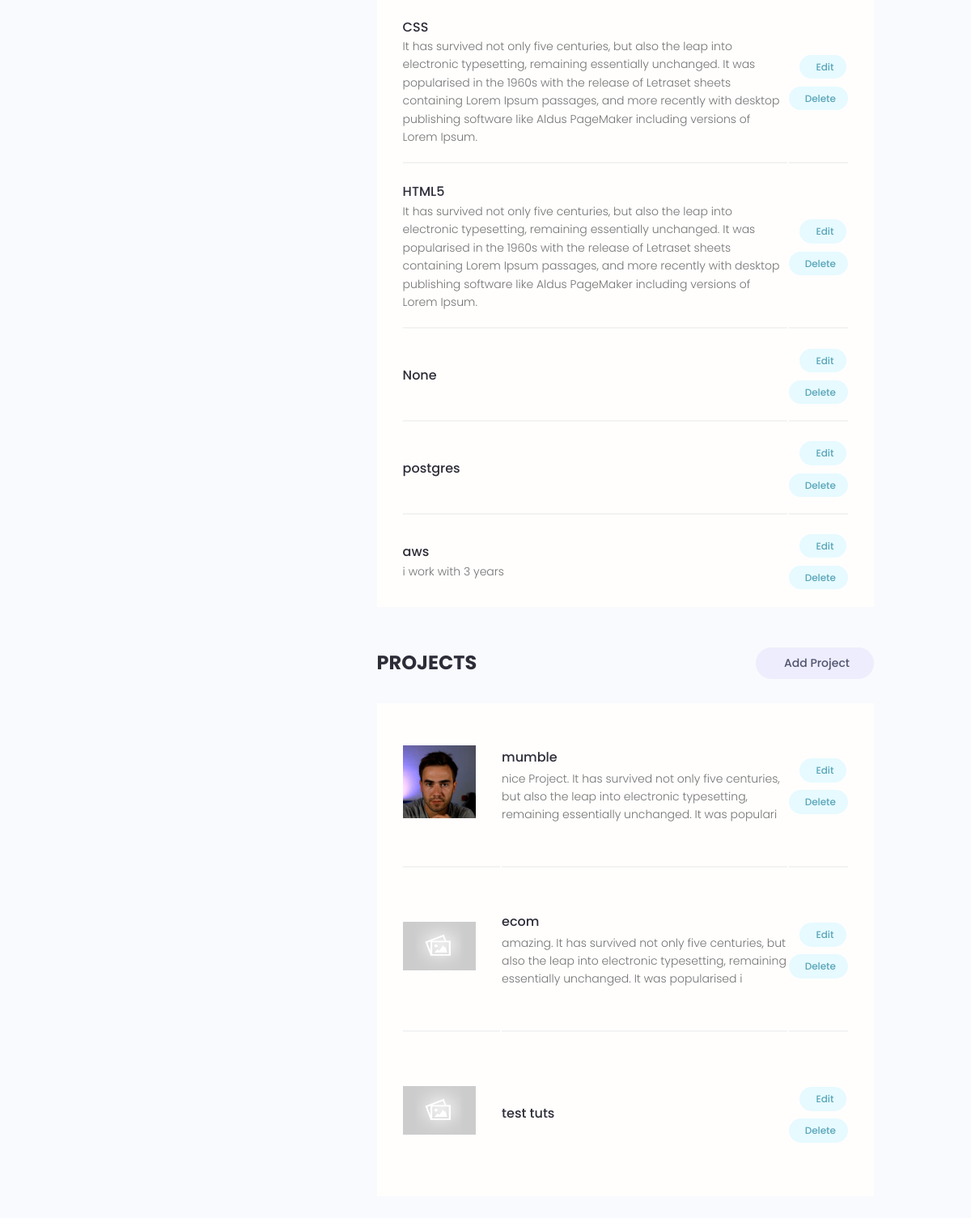
Before: /account/ (signed in, lower part) with the older database file.
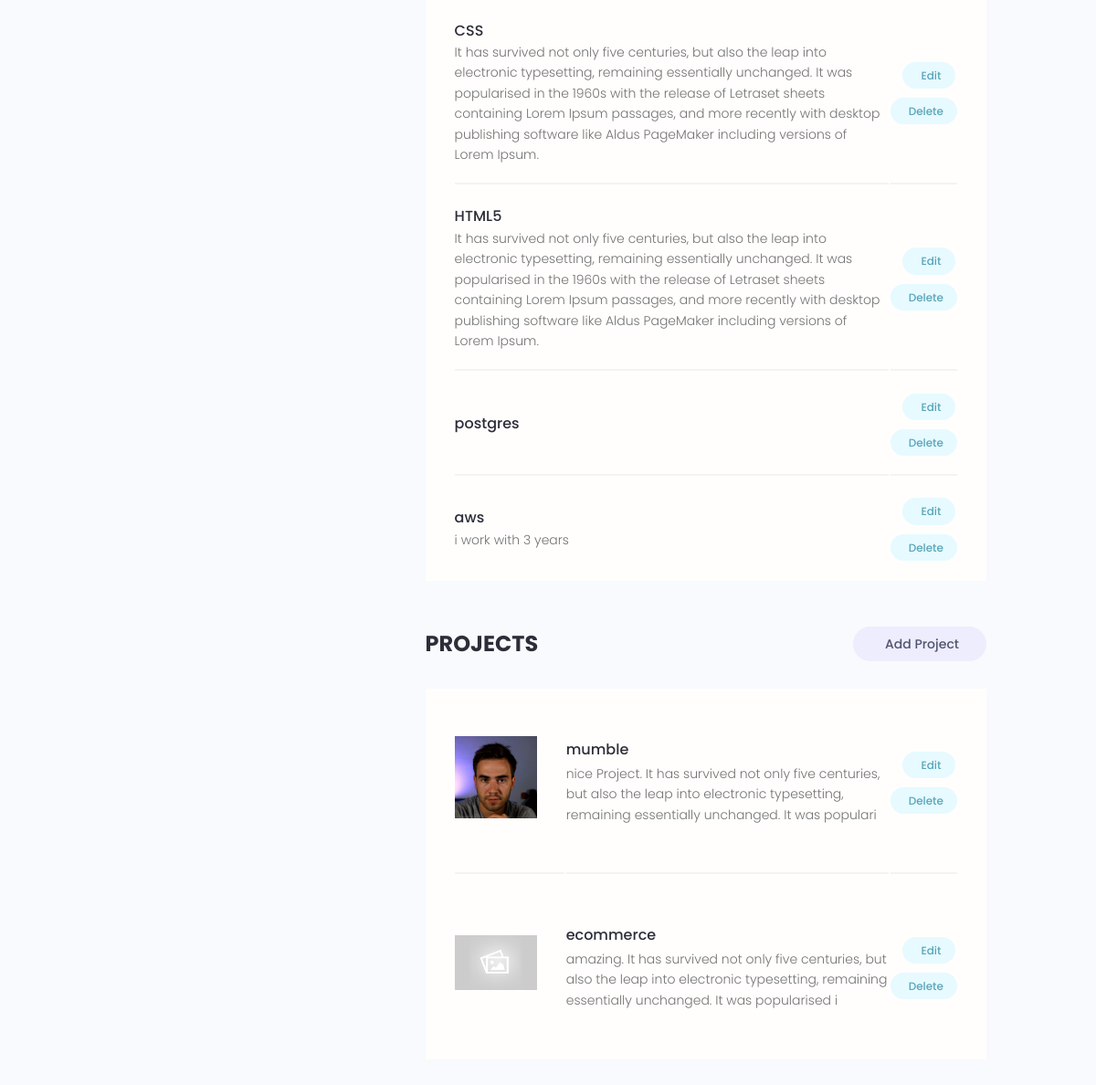
After: the same page with the newer database file.
### users/models.py (models this page shows, shortened)
class Skill(models.Model):
    owner = models.ForeignKey(Profile, on_delete=models.CASCADE, null=True, blank=True)
    name = models.CharField(max_length=200, blank=True, null=True)
    description = models.TextField(null=True, blank=True)
    created = models.DateTimeField(auto_now_add=True)
    id = models.UUIDField(default=uuid.uuid4, unique=True, primary_key=True, editable=False)

### projects/models.py (models this page shows, shortened)
class Project(models.Model):
    owner = models.ForeignKey(Profile, null=True, blank=True, on_delete=models.SET_NULL)
    title = models.CharField(max_length=200)
    description = models.TextField(null=True, blank=True)
    featured_image = models.ImageField(null=True, blank=True, default="default.jpg")
    demo_link = models.CharField(max_length=2000, null=True, blank=True)
    source_link = models.CharField(max_length=2000,null=True, blank=True)
    tags = models.ManyToManyField('Tag', blank=True)
    vote_total = models.IntegerField(default=0, null=True, blank=True)
    vote_ratio = models.IntegerField(default=0, null=True, blank=True)
    created = models.DateTimeField(auto_now_add=True)
    id = models.UUIDField(default=uuid.uuid4, unique=True, primary_key=True, editable=False)
    class Meta:
        ordering = ['-vote_ratio', '-vote_total', 'title']

### users/views.py (the view)
# urls.py: path('account/', views.userAccount, name="account"),
@login_required(login_url='login')
def userAccount(request):
    profile = request.user.profile
    skills = profile.skill_set.all()
    projects = profile.project_set.all()
    context = {'profile': profile, 'skills': skills, 'projects': projects}
    return render(request, 'users/account.html', context)

### users/templates/users/account.html (shortened to what this page needs)
{% extends 'main.html' %}
{% block content %}
  <main class="settingsPage profile my-md">
    <div class="container">
      <div class="layout">
        <div class="column column--1of3">
        </div>
        <div class="column column--2of3">
          <table class="settings__table">
            {% for skill in skills %}
            <tr>
              <td class="settings__tableInfo">
                <h4>{{skill.name}}</h4>
                <p>
                  {{skill.description}}
                </p>
              </td>
              <td class="settings__tableActions">
                <a class="tag tag--pill tag--main settings__btn" href="{% url 'update-skill' skill.id %}"> Edit</a>
                <a class="tag tag--pill tag--main settings__btn" href="{% url 'delete-skill' skill.id %}?next=/account">
                  Delete</a>
              </td>
            </tr>
            {% endfor %}
          </table>
          <div class="settings">
            <h3 class="settings__title">Projects</h3>
            <a class="tag tag--pill tag--sub settings__btn tag--lg" href="{% url 'create-project' %}"> Add Project</a>
          </div>
          <table class="settings__table">
            {% for project in projects %}
            <tr>
              <td class="settings__thumbnail">
                <a href="{% url 'project' project.id %}"><img src="{{project.featured_image.url}}" alt="Project Thumbnail" /></a>
              </td>
              <td class="settings__tableInfo">
                <a href="{% url 'project' project.id %}">{{project.title}}</a>
                <p>{{project.description|slice:"150"}}</p>
              </td>
              <td class="settings__tableActions">
                <a class="tag tag--pill tag--main settings__btn" href="{% url 'update-project' project.id %}"> Edit</a>
                <a class="tag tag--pill tag--main settings__btn" href="{% url 'delete-project' project.id %}?next=/account">
                  Delete</a>
              </td>
            </tr>
            {% endfor %}
          </table>
        </div>
      </div>
    </div>
  </main>
  {% endblock %}

Changed rows visible on the page:
removed Skill: name "None"
removed Project: featured_image (placeholder picture), title "test tuts"
changed Project: title "ecom" → "ecommerce"
